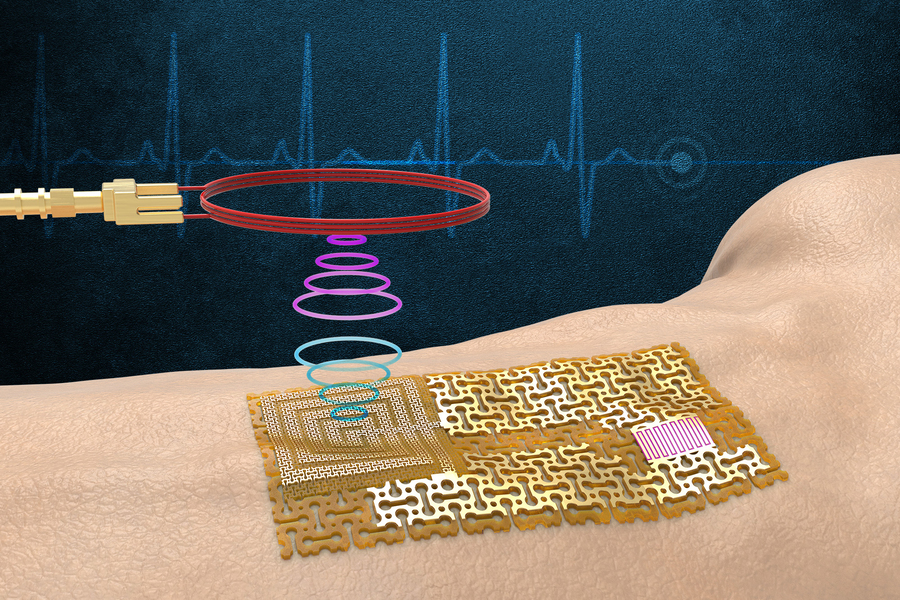
#> input picture sabz/Term 4/AMARAT/S10 (22-6-1401)/1.jpg, 900 x 600 px
$ python slider.py
#> lines starting #> are read from the running program, lines starting #| are printed output that depends on the picture
#> the answer given: 1.jpg
#> the answer given: 2.jpg
from tkinter import *
from tkinter import filedialog
from time import sleep
from PIL import Image, ImageTk

class Slider():
    def __init__(self, root, address1, address2, width, height):
#> called with address1 = '1.jpg', address2 = '2.jpg', width = 400, height = 400
        self.image_number = 1
        self.root = root
        self.width = width
        self.height = height
        self.frame = Frame(self.root, width=width, height=height+30)
        a = Image.open(address1)
#> a is the input picture: PIL image 900x600 RGB; mean R, G, B 112.6, 107.4, 98.1
        a = a.resize((width, height))
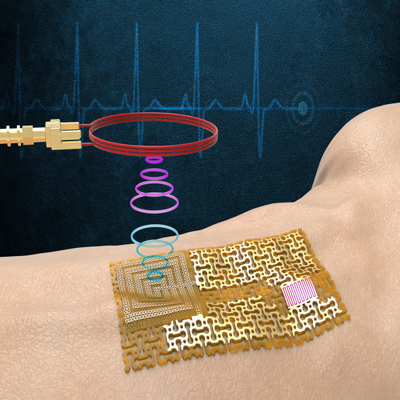
#> a: PIL image 400x400 RGB; mean R, G, B 112.6, 107.4, 98.1
        self.img1 = ImageTk.PhotoImage(a)
        b = Image.open(address2)
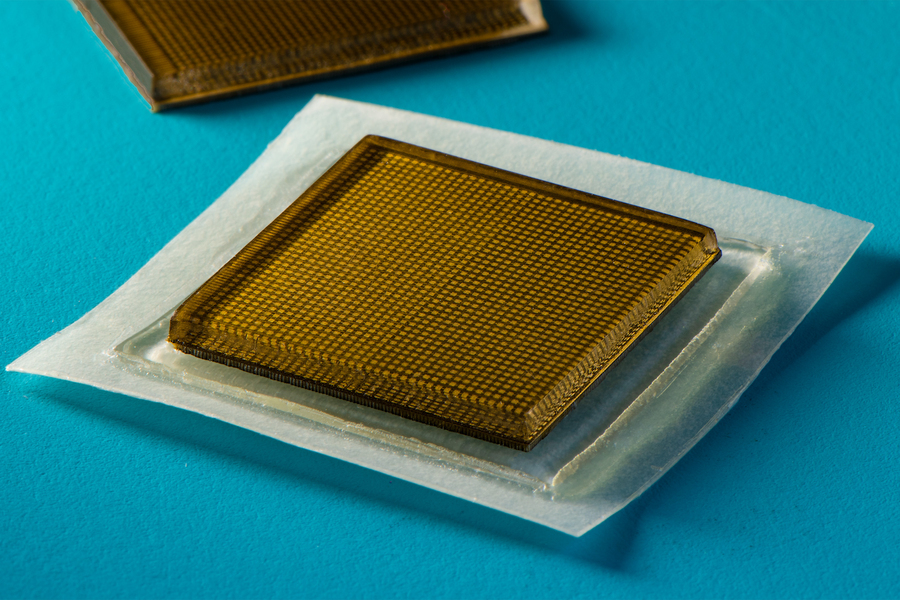
#> input picture sabz/Term 4/AMARAT/S10 (22-6-1401)/2.jpg, 900 x 600 px
#> b is the input picture: PIL image 900x600 RGB; mean R, G, B 53.4, 121.7, 117.5
        b = b.resize((width, height))
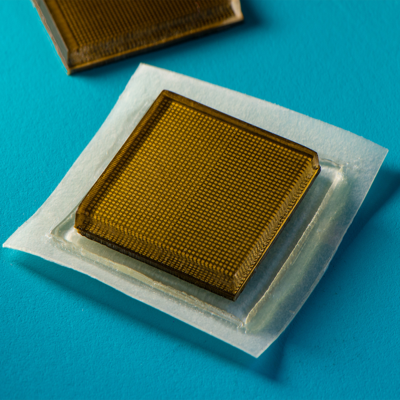
#> b: PIL image 400x400 RGB; mean R, G, B 53.4, 121.7, 117.5
        self.img2 = ImageTk.PhotoImage(b)
        self.lbl_picture = Label(self.frame, image=self.img1)
        self.lbl_picture.place(x=0, y=0, width=width, height=height)
        self.btn = Button(self.frame, text="Next", command=self.next)
        self.btn.place(relx=0.4, relwidth=0.2, y=height)
    def next(self):
        self.btn.config(state='disable')
        for i in range(self.height, -1, -10):
            self.lbl_picture.place(y=self.height-i, height=i)
            sleep(0.01)
            self.lbl_picture.update()
        self.lbl_picture.place(y=0, width=0, height=self.height)
        if self.image_number == 1:
            self.lbl_picture.config(image=self.img2)
            self.image_number = 2
        else:
            self.lbl_picture.config(image=self.img1)
            self.image_number = 1

        for i in range(0, self.width, 10):
            self.lbl_picture.place(width=i)
            sleep(0.01)
            self.lbl_picture.update()
        self.btn.config(state='normal')


    def grid(self):
        self.frame.grid()

root = Tk()
address1 = filedialog.askopenfilename()
address2 = filedialog.askopenfilename()
s1 = Slider(root, address1, address2, 400, 400)
s1.grid()


root.mainloop()
